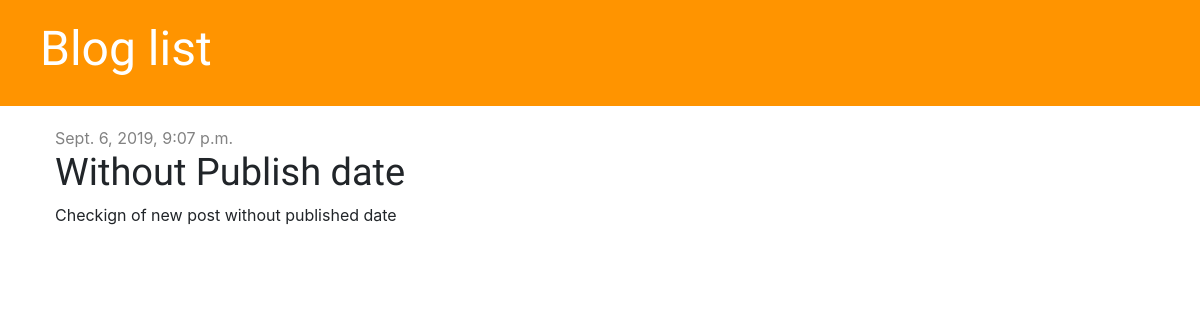
Screenshot of /post/9/ with the database file from the repository.
### blog/models.py (models this page shows, shortened)
class Post(models.Model):
    author = models.ForeignKey('auth.User', on_delete=models.CASCADE)
    title = models.CharField(max_length=200)
    text = models.TextField()
    created_date = models.DateTimeField(default=timezone.now)
    published_date = models.DateTimeField(blank=True, null=True)

### blog/views.py (the view)
# urls.py: path('post/<int:pk>/', views.post_detail, name='post_detail'),
def post_detail(request, pk):
    post = get_object_or_404(Post, pk=pk)
    stuff_for_frontend = {'post': post}
    return render(request, 'blog/post_detail.html', stuff_for_frontend)

### blog/templates/blog/post_detail.html (shortened to what this page needs)
{% extends 'blog/base.html' %}
{% block content %}
    <div class="post">
        {% if post.published_date %}
            <div class="date">
                {{ post.published_date }}
            </div>
        {% else %}
            <a href="{% url 'post_publish' pk=post.pk %}" class="btn btn-primary">Publish</a>
        {% endif %}
        <h1>{{ post.title }}</h1>
        <p>{{ post.text|linebreaksbr }}</p>
</div>
{% endblock %}

### blog/static/css/blog.css (style rules this page uses)
h1, h2, h3, h4 { font-family: 'Tangerine', 'Inconsolata', 'Droid Sans', 'serif'; font-size: 38px; }
.date { color: #828282; padding: 20px 0px 0px 0px; }
.post { margin-bottom:50px; }

### rows the page displays
Post: published_date "Sept. 6, 2019, 9:07 p.m.", title "Without Publish date", text "Checkign of new post without published date"
